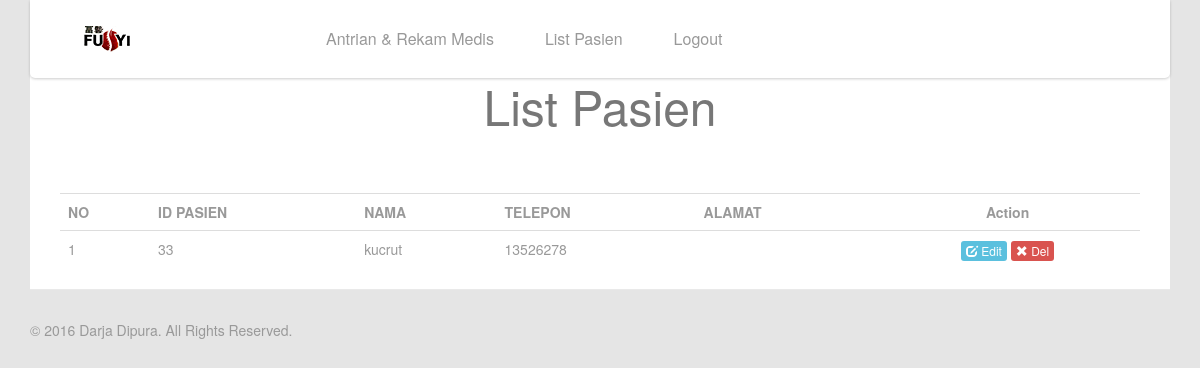
/daftarpasien.php (signed in), run on an earlier commit of the app's database.
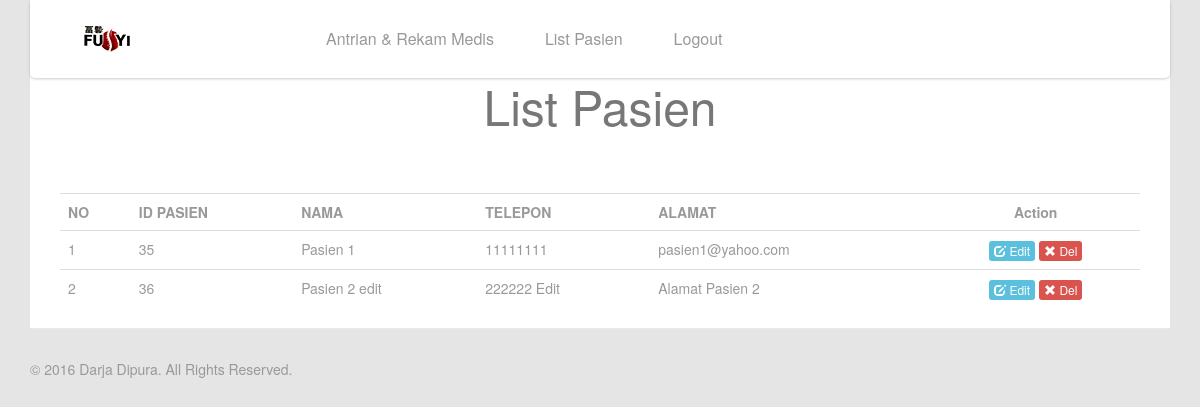
And on a later commit of the database.
### tables this page shows
CREATE TABLE `pasien_tb` (
  `id_pasien` int(11) NOT NULL AUTO_INCREMENT,
  `nama` varchar(100) DEFAULT NULL,
  `alamat` text,
  `email` varchar(100) DEFAULT NULL,
  `telepon` varchar(20) DEFAULT NULL,
  `status` enum('1','2') DEFAULT NULL,
  `sekarang` datetime DEFAULT NULL,
  PRIMARY KEY (`id_pasien`)
);

### daftarpasien.php (the view, shortened to what this page needs)
<!DOCTYPE html>
<html lang="en">
<head>
  <link href="css/bootstrap.min.css" rel="stylesheet">
  <link href="css/font-awesome.min.css" rel="stylesheet">
  <link href="css/prettyPhoto.css" rel="stylesheet">
  <link href="css/main.css" rel="stylesheet">
</head>
<body data-spy="scroll" data-target="#navbar" data-offset="0">
  <header id="header" role="banner">
    <div class="container">
      <div id="navbar" class="navbar navbar-default">
        <div class="navbar-header">
          <a class="navbar-brand" href="index.html"></a>
        </div>
        <div class="collapse navbar-collapse">
          <ul class="nav navbar-nav">
            <li><a href="admin.php">Antrian & Rekam Medis</a></li>
            <li><a href="daftarpasien.php">List Pasien</a></li>
            <li><a href="logout.php">Logout</a></li>
          </ul>
        </div>
      </div>
    </div>
  </header>
  <section id="services">
    <div class="container">
      <div class="box first">
        <div class="center gap">
          <br>
          <br>
          <h2 style="margin-bottom:0px; display:block">List Pasien</h2>
        </div>
        <table class="table">
          <tr>
            <th>NO</th>
            <th>ID PASIEN</th>
            <th>NAMA</th>
            <th>TELEPON</th>
            <th>ALAMAT</th>
            <th class="text-center">Action</th>
          </tr>
          <?php
          $dataPasien = mysql_query('SELECT * FROM pasien_tb');
          $no = 1;
          while ($pasien = mysql_fetch_array($dataPasien)) {
          ?>
          <tr>
            <td style="font-align: left"><?php echo $no; ?></td>
            <td style="font-align: left"><?php echo $pasien['id_pasien']; ?></td>
            <td style="font-align: left"><?php echo $pasien['nama']; ?></td>
            <td style="font-align: left"><?php echo $pasien['telepon']; ?></td>
            <td style="font-align: left"><?php echo $pasien['alamat']; ?></td>
            <td class="text-center">
              <a href="editpasien.php?id=<?php echo $pasien['id_pasien']; ?>" class='btn btn-info btn-xs' href="#"><span class="glyphicon glyphicon-edit"></span> Edit</a>
              <a href="daftarpasien.php?hapus=<?php echo $pasien['id_pasien']; ?>" class="btn btn-danger btn-xs"><span class="glyphicon glyphicon-remove"></span> Del</a>
            </td>
          </tr>
          <?php $no++; } ?>
        </table>
      </div>
    </div>
  </section>
  <footer id="footer">
    <div class="container">
      <div class="row">
        <div class="col-sm-6">
          &copy; 2016 <a target="_blank" href="#" title="Aplikasi Pendaftaran dan rekam medis pasien Fuyi">Darja Dipura</a>. All Rights Reserved.
        </div>
      </div>
    </div>
  </footer>
</body>
</html>

### css/main.css (style rules this page uses)
body { background: #e5e5e5; color: #999; }
h1, h2, h3, h4, h5, h6 { color: #777; font-weight: 300; }
a { color: #52b6ec; -webkit-transition: 300ms; -moz-transition: 300ms; -o-transition: 300ms; transition: 300ms; }
.btn { font-weight: 300; border: 0; }
#header { position: fixed; top: 0; left: 0; width: 100%; height: 80px; z-index: 99999; }
.box { padding: 50px 30px; background: #fff; border-bottom: 1px solid #e9e9e9; position: relative; }
.box.first { margin-top: -40px; border-radius: 5px 5px 0 0; }
.box h2 { padding: 10px 30px; display: inline-block; border-radius: 4px; position: relative; margin-bottom: 30px; font-size: 48px; }
#services .box { padding-bottom: 0; }
.center { text-align: center; }
.navbar-default { background: #fff; border-radius: 0 0 5px 5px; border: 0; padding: 0; -webkit-box-shadow: 0 1px 3px 0 rgba(0,0,0,.2); -moz-box-shadow: 0 1px 3px 0 rgba(0,0,0,.2); box-shadow: 0 1px 3px 0 rgba(0,0,0,.2); overflow: hidden; }
.navbar-default .navbar-brand { margin-right: 50px; margin-left: 20px; width: 200px; height: 78px; background: url(../images/logo.png) no-repeat 0 50%; }
.navbar-default .navbar-nav > li { margin-left: 1px; }
.navbar-default .navbar-nav > li > a { padding: 30px 25px; font-size: 16px; line-height: 18px; color: #999; }
.gap { margin-bottom: 50px; }
#footer { padding-top: 30px; padding-bottom: 30px; color: #999; }
#footer a { color: #999; }

What changed in the data, as far as the page shows it:
removed pasien_tb: id_pasien "33", nama "kucrut", telepon "13526278"
added pasien_tb: id_pasien "35", nama "Pasien 1", telepon "11111111", alamat "pasien1@yahoo.com"
added pasien_tb: id_pasien "36", nama "Pasien 2 edit", telepon "222222 Edit", alamat "Alamat Pasien 2"
